Frame 1 (no input): blank canvas, image omitted
Frame 60 (the mouse pressed at the canvas centre just before this capture): blank canvas, image omitted
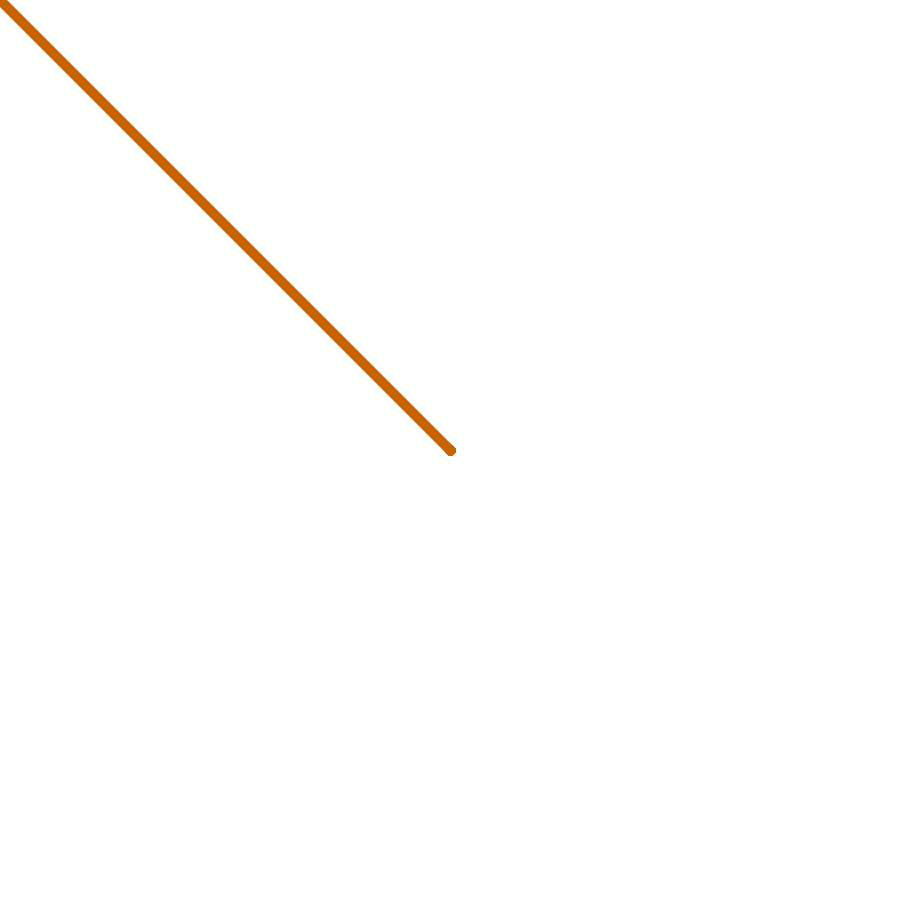
Frame 120 (the mouse held since frame 60 and released just before this capture)

The Processing sketch whose frames 1 and 60 were blank and that drew this single picture after the mouse press (run headless with seeded random() and noise(); from frame 60 on, the mouse is pressed at the canvas centre):

// Processing sketch: processing_102101
// ── processing_102101.pde

void setup() {
  size(900, 900);
  background(255);
  smooth();
  stroke(200,100,0);
}

void draw() {
  
  //strokeWeight(abs(pmouseX - mouseX));
  strokeWeight(10);
  line(pmouseX, pmouseY, mouseX, mouseY);
}
